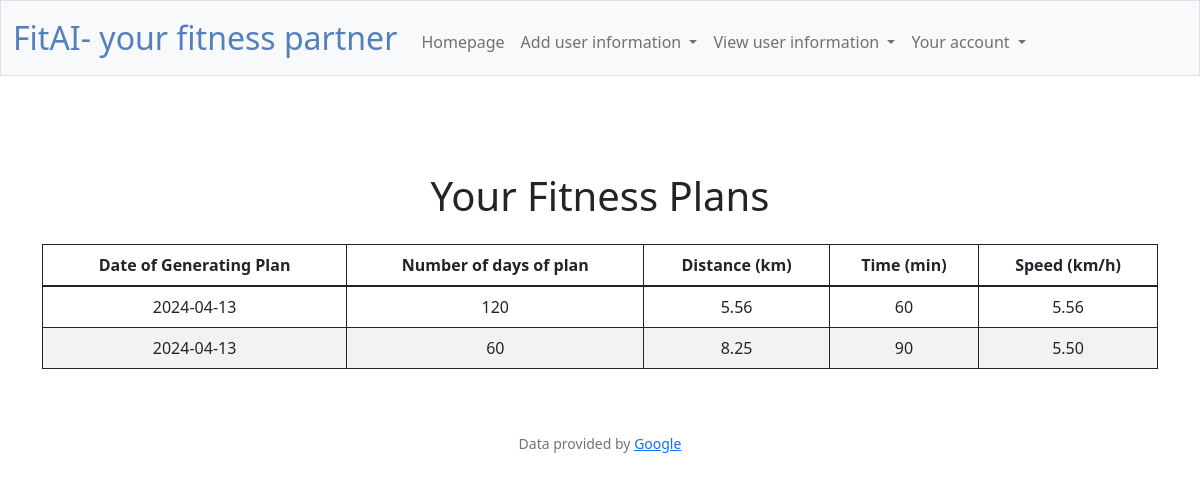
The app's page /view_fitness_plans (signed in), older data.
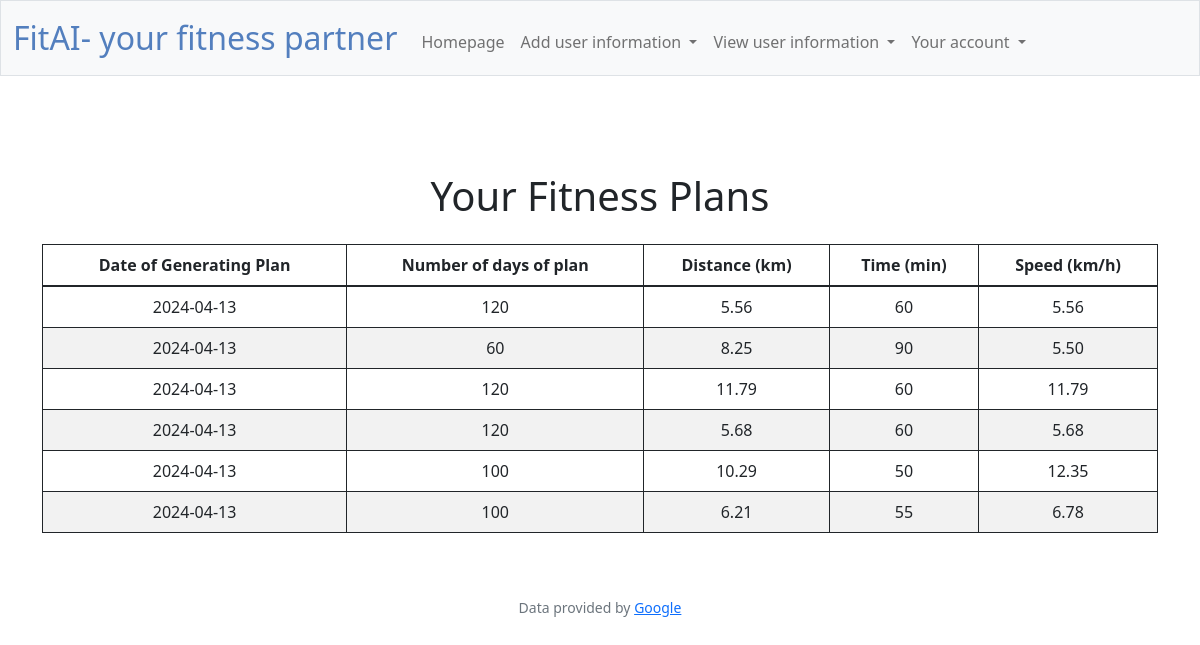
The same page, newer data.
### tables this page shows
CREATE TABLE fitness_plan_user (
    id INTEGER PRIMARY KEY AUTOINCREMENT,
    user_id INTEGER,
    r_calories INTEGER,
    r_mins_activity INTEGER, r_distance DECIMAL, date_log DATE, time_taken INTEGER,
    FOREIGN KEY (user_id) REFERENCES user(id)
);

### app.py (the view)
@app.route("/view_fitness_plans")
@login_required
def view_fitness_plans():
    user_id = user_c_id  # Get the user's ID from the session
    fitness_plans_raw = db.execute("SELECT * FROM fitness_plan_user WHERE user_id = ?", user_id)
    fitness_plans = []
    for plan in fitness_plans_raw:
        if plan["r_mins_activity"]:  # Avoid division by zero
            speed = (plan["r_distance"] / (plan["r_mins_activity"] / 60))  # Convert minutes to hours and calculate speed
        else:
            speed = 0
        plan["speed"] = speed  # Add speed to the plan
        fitness_plans.append(plan)
    return render_template("view_fitness_plans.html", fitness_plans=fitness_plans)

### app.py (called while the page is built)
@app.after_request
def after_request(response):
    response.headers["Cache-Control"] = "no-cache, no-store, must-revalidate"
    response.headers["Expires"] = 0
    response.headers["Pragma"] = "no-cache"
    return response

### helpers.py (called while the page is built)
def login_required(f):
    @wraps(f)
    def decorated_function(*args, **kwargs):
        if session.get("user_id") is None:
            return redirect("/login")
        return f(*args, **kwargs)
    return decorated_function

### templates/view_fitness_plans.html (shortened to what this page needs)
{% extends "layout.html" %}
{% block main %}
<div class="container mt-5">
    <h1 class="text-center mb-4">Your Fitness Plans</h1>
    <table class="table">
        <thead>
            <tr>
                <th>Date of Generating Plan</th>
                <th>Number of days of plan</th>
                <th>Distance (km)</th>
                <th>Time (min)</th>
                <th>Speed (km/h)</th>
            </tr>
        </thead>
        <tbody>
            {% for plan in fitness_plans %}
            <tr>
                <td>{{ plan.date_log }}</td>
                <td>{{plan. time_taken}}</td>
                <td>{{ '%.2f'|format(plan.r_distance) }}</td>
                <td>{{ plan.r_mins_activity }}</td>
                <td>{{ '%.2f'|format(plan.speed) }}</td>
            </tr>
            {% endfor %}
        </tbody>
    </table>
</div>
{% endblock %}

### templates/layout.html (shortened to what this page needs)
<!DOCTYPE html>
<html lang="en">
    <head>
        <link href="https://cdn.jsdelivr.net/npm/bootstrap@5.1.3/dist/css/bootstrap.min.css" rel="stylesheet">
        <link href="/static/styles.css" rel="stylesheet">
    </head>
    <body>
        <nav class="bg-light border navbar navbar-expand-md navbar-light">
            <div class="container-fluid">
                <a class="navbar-brand" href="/"><span class="blue">FitAI- your fitness partner</span></a>
                <div class="collapse navbar-collapse" id="navbar">
                    {% if session["user_id"] %}
                        <ul class="navbar-nav me-auto mt-2">
                            <li class="nav-item"><a class="nav-link" href="/homepage">Homepage</a></li>
                            <li class="nav-item dropdown">
                                <a class="nav-link dropdown-toggle" href="#" id="dataDropdown" role="button" data-bs-toggle="dropdown" aria-expanded="false">
                                    Add user information
                                </a>
                            </li>
                            <li class="nav-item dropdown">
                                <a class="nav-link dropdown-toggle" href="#" id="viewDropdown" role="button" data-bs-toggle="dropdown" aria-expanded="false">
                                    View user information
                                </a>
                            </li>
                            <li class="nav-item dropdown">
                                <a class="nav-link dropdown-toggle" href="#" id="accountDropdown" role="button" data-bs-toggle="dropdown" aria-expanded="false">
                                    Your account
                                </a>
                                    <li><a class="dropdown-item" href="/changepwd">Change Password</a></li></li>
                                </ul>
                    {% else %}
                        <ul class="navbar-nav ms-auto mt-2">
                            <li class="nav-item"><a class="nav-link" href="/register">Register</a></li>
                            <li class="nav-item"><a class="nav-link" href="/login">Log In</a></li>
                        </ul>
                    {% endif %}
                </div>
            </div>
        </nav>
        <main class="container-fluid py-5 text-center">
            {% block main %}{% endblock %}
        </main>
        <footer class="mb-5 small text-center text-muted">
            Data provided by <a href="https://google.com/">Google</a>
        </footer>
    </body>
</html>

### static/styles.css (style rules this page uses)
nav .navbar-brand { font-size: xx-large; }
nav .navbar-brand .blue { color: #537fbe; }
table, td, th { border: 1px solid; }
td { text-align: center; }
tr:nth-child(even) { background-color: #f2f2f2; }

Row changes from the older to the newer data that the page shows:
added fitness_plan_user: date_log "2024-04-13", time_taken "120", r_distance "11.79", r_mins_activity "60", speed "11.79"
added fitness_plan_user: date_log "2024-04-13", time_taken "120", r_distance "5.68", r_mins_activity "60", speed "5.68"
added fitness_plan_user: date_log "2024-04-13", time_taken "100", r_distance "10.29", r_mins_activity "50", speed "12.35"
added fitness_plan_user: date_log "2024-04-13", time_taken "100", r_distance "6.21", r_mins_activity "55", speed "6.78"
